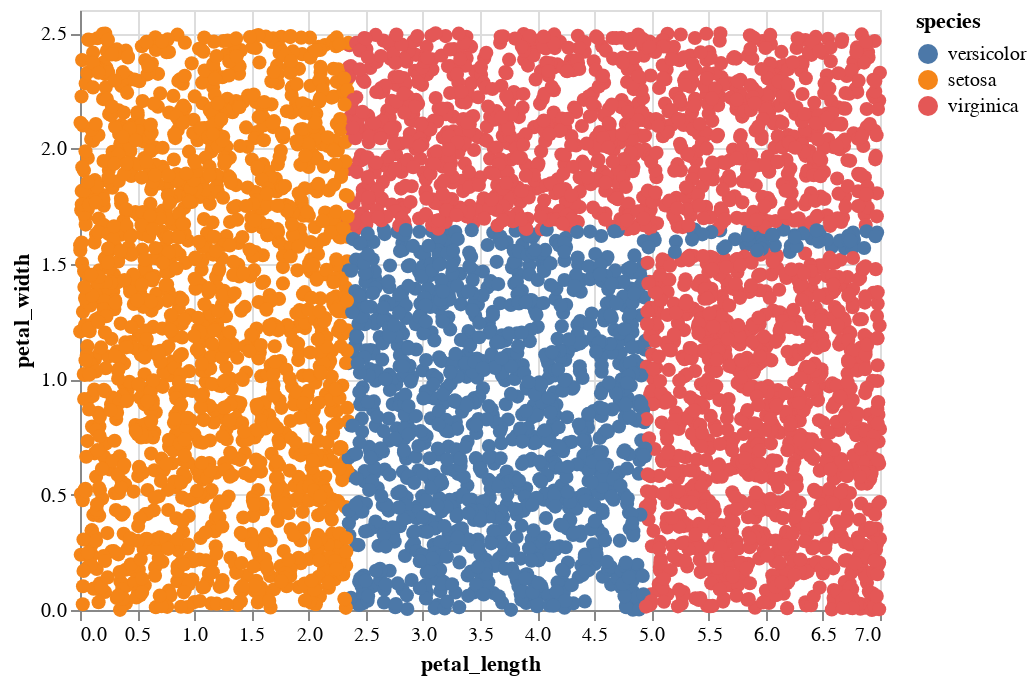

The code cell stored with this chart in its notebook:
### Markdown cell above
The following picture looks a little strange.  The more complicated these boundaries, the more likely we are to be overfitting the data.

### Code cell
alt.Chart(df_art).mark_circle(size=50, opacity=1).encode(
    x="petal_length",
    y="petal_width",
    color=alt.Color("species", scale=alt.Scale(domain=["versicolor", "setosa", "virginica"])),
)

### Figure 1 — Vega-Lite specification as saved in the notebook (floating-point values rounded to 4 significant figures; data arrays with more than 128 entries replaced by an {"elided": "..."} marker saying what was removed)
{"config": {"view": {"continuousWidth": 400, "continuousHeight": 300}}, "data": {"name": "data-059ef838e43954211692ae7b26ba65ca"}, "mark": {"type": "circle", "opacity": 1, "size": 50}, "encoding": {"color": {"field": "species", "scale": {"domain": ["versicolor", "setosa", "virginica"]}, "type": "nominal"}, "x": {"field": "petal_length", "type": "quantitative"}, "y": {"field": "petal_width", "type": "quantitative"}}, "$schema": "https://vega.github.io/schema/vega-lite/v4.17.0.json", "datasets": {"data-059ef838e43954211692ae7b26ba65ca": {"elided": "5000 records"}}}
